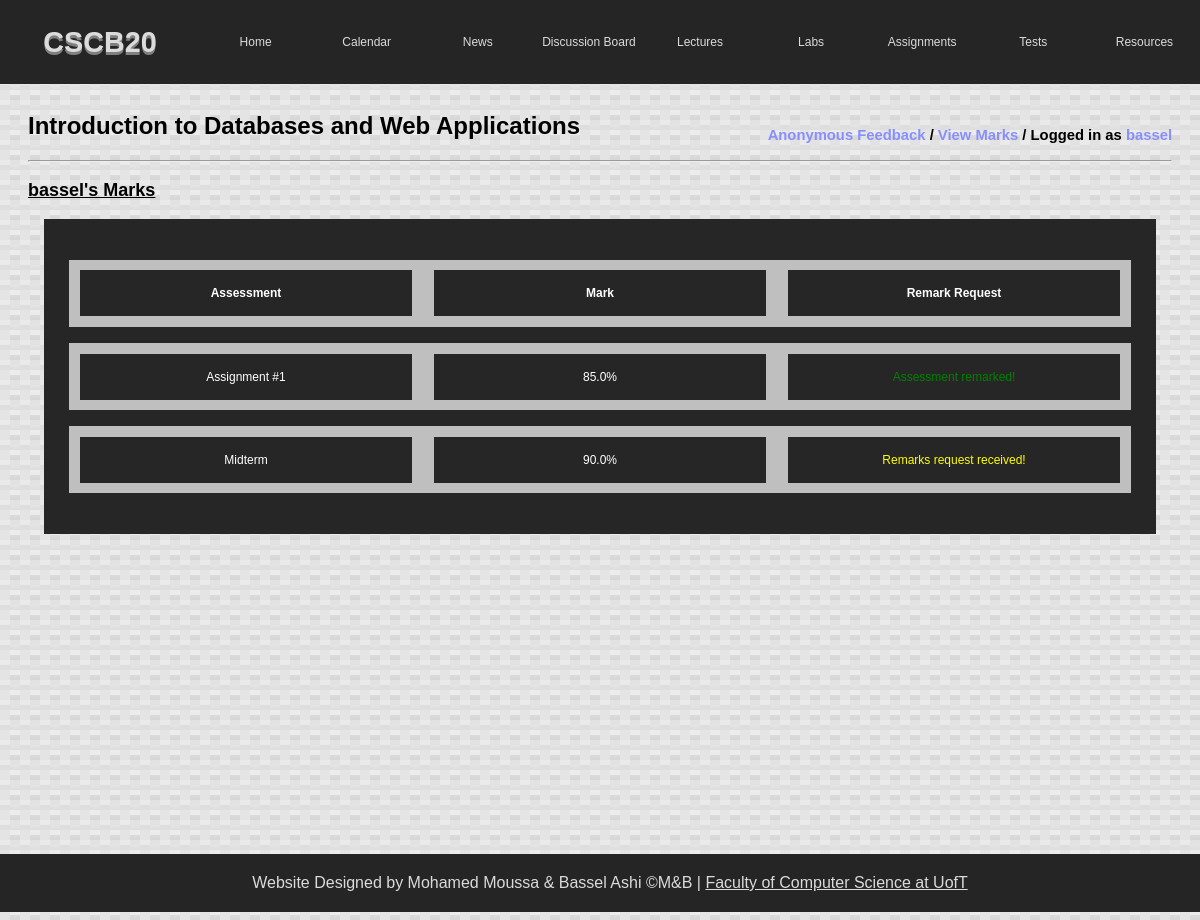
The app's page /mymarks (signed in), older data.
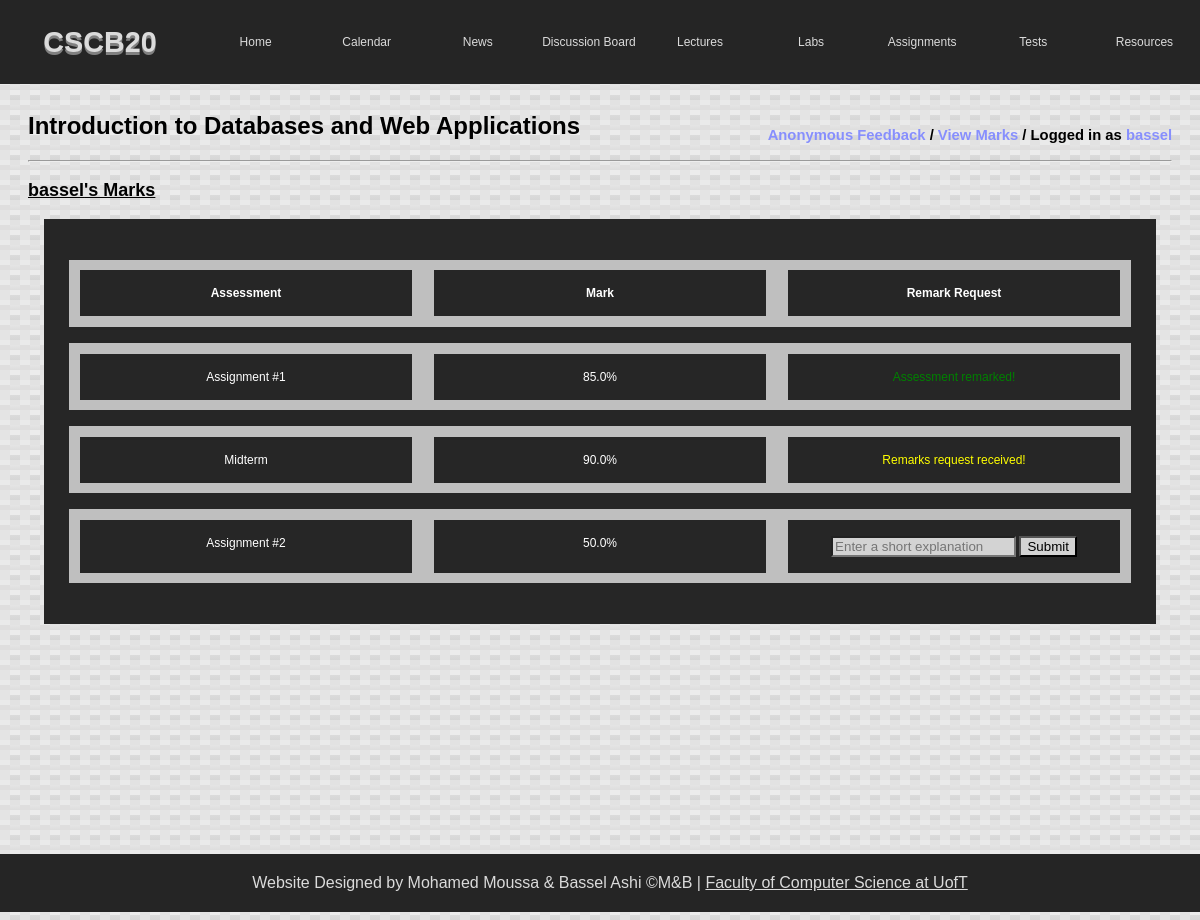
The same page, newer data.
### tables this page shows
CREATE TABLE "users" (
	"id"	INTEGER PRIMARY KEY AUTOINCREMENT,
	"username"	TEXT,
	"password"	TEXT,
	"role_id"	INTEGER,
	FOREIGN KEY("role_id") REFERENCES "roles"("id")
);

CREATE TABLE "marks" (
	"id"	INTEGER PRIMARY KEY AUTOINCREMENT,
	"user_id"	INTEGER,
	"assessment_id"	INTEGER,
	"percentage"	REAL,
	FOREIGN KEY("user_id") REFERENCES "users"("id"),
	FOREIGN KEY("assessment_id") REFERENCES "assessments"("id")
);

CREATE TABLE "assessments" (
	"id"	INTEGER PRIMARY KEY AUTOINCREMENT,
	"title"	TEXT
);

### app.py (the view)
@app.route('/mymarks')
def mymarks():
    username = session.get('user')
    if username is None:
        return redirect('login')
    roleid = getRank(username)
    if roleid != '2':
        return redirect('index')
    userId = getUserId(username)
    marks = getMarks(userId)
    return render_template('mymarks.html', username=username, roleid=getRank(username), marks=marks)

### app.py (called while the page is built)
def get_db():
    db = getattr(g, '_database', None)
    if db is None:
        db = g._database = sqlite3.connect(DATABASE)
    return db

def query_db(query, args=(), one=False):
    cur = get_db().execute(query, args)
    rv = cur.fetchall()
    cur.close()
    return (rv[0] if rv else None) if one else rv

def make_dicts(cursor, row):
    return dict((cursor.description[idx][0], value)
                for idx, value in enumerate(row))

@app.teardown_appcontext
def close_connection(exception):
    db = getattr(g, '_database', None)
    if db is not None:
        db.close()

def getRank(username):
    db = get_db()
    db.row_factory = make_dicts
    user = query_db(
        "SELECT role_id FROM users WHERE username = '" + username + "'", one=True)
    return str(user['role_id'])

def getUserId(username):
    db = get_db()
    db.row_factory = make_dicts
    user = query_db(
        "SELECT id FROM users WHERE username = '" + username + "'", one=True)
    return str(user['id'])

def getMarks(user_id):
    db = get_db()
    db.row_factory = make_dicts
    marks = query_db(
        "SELECT m.user_id, m.assessment_id, m.percentage, a.title, r.done FROM marks m LEFT JOIN assessments a on a.id = m.assessment_id LEFT JOIN remarks r on a.id = r.assessment_id WHERE m.user_id = " + user_id, one=False)
    if len(marks) == 0:
        return None
    return marks

### templates/mymarks.html (shortened to what this page needs)
<!DOCTYPE html>
<html>
    <head>
        <link rel="stylesheet" type="text/css" href="{{ url_for('static',filename='styles/main.css') }}">
        <link rel="stylesheet" type="text/css" href="{{ url_for('static',filename='styles/mymarks.css') }}">
    </head>
    <body>
        <div class="header">
            <div class="logo">
                <h1>CSCB20</h1>
            </div>
            <div class="nav">
                <a class="nav-item" href="index">Home</a>
                <a class="nav-item" href="calendar">Calendar</a>
                <a class="nav-item" href="news">News</a>
                <a class="nav-item" href="https://piazza.com/class/k5l8ww7kz8l6f0">Discussion Board</a>
                <a class="nav-item" href="lectures">Lectures</a>
                <a class="nav-item" href="labs">Labs</a>
                <a class="nav-item" href="assignments">Assignments</a>
                <a class="nav-item" href="tests">Tests</a>
                <a class="nav-item" href="resources">Resources</a>
            </div>
        </div>
        <div class="pageContent">
            <div class="courseHeader">
                <h2>
                    Introduction to Databases and Web Applications
                    <p class="user">
                        {% if roleid == '2' %}
                        <a href="feedback">Anonymous Feedback</a>
                        /
                        <a href="mymarks">View Marks</a>
                        {% else %}
                        <a href="studentfeedback">Student Feedback</a>
                        /
                        <a href="studentmarks">Student Marks</a>
                        {% endif %}
                        /
                        Logged in as
                        <a href="logout">{{ username }}</a>
                    </p>
                </h2>
                <hr>
            </div>
            <section id="marksDisplayed">
                <h3>
                    {{ username }}'s Marks
                </h3>
            </section>
            {% if marks == None %}
            <p>There are no current available marks yet!</p>
            {% else %}
            <section id="table">
                <div class="table">
                    <div class="wrap">
                        <div class="row">
                            <ul class="titles">
                                <li class="week"><strong>Assessment</strong></li>
                                <li class="lab"><strong>Mark</strong></li>
                                <li class="solutions"><strong>Remark Request</strong></li>
                            </ul>
                        </div>
                        <form action="{{ url_for('submitremark') }}" method="POST">
                            {% for mark in marks %}
                            <div class="row">
                                <ul>
                                    <li class="assessment">{{mark['title']}}</li>
                                    <li class="mark">{{mark['percentage']}}%</li>
                                    <li class="remark">
                                        {% if mark['done'] is none %}
                                        <input class="remarkText" name="reason{{mark['assessment_id']}}"
                                            placeholder="Enter a short explanation">
                                        <button class="remarkBtn" name="submit"
                                            value="{{mark['assessment_id']}}">Submit</button>
                                        {% elif mark['done'] == 0 %}
                                        <span style="color: yellow;">Remarks request received!</span>
                                        {% elif mark['done'] == 1 %}
                                        <span style="color: green;">Assessment remarked!</span>
                                        {% endif %}
                                    </li>
                                </ul>
                            </div>
                            {% endfor %}
                        </form>
                    </div>
                </div>
            </section>
            {% endif %}
        </div>
        <div class="footer">
            Website Designed by Mohamed Moussa & Bassel Ashi &copy;M&B |
            <a target="_blank" href="https://www.utsc.utoronto.ca/cms/computer-science-1">Faculty of Computer Science at
                UofT</a>
        </div>
    </body>

### static/styles/main.css (style rules this page uses)
body { background: linear-gradient(27deg, #eaeaea 5px, transparent 5px) 0 5px, linear-gradient(207deg, #eaeaea 5px, transparent 5px) 10px 0px, linear-gradient(27deg, #dfdede 5px, transparent 5px) 0px 10px, linear-gradient(207deg, #dfdede 5px, transparent 5px) 10px 5px, linear-gradient(90deg, #e4e4e4 10px, transparent 10px), linear-gradient(#e2e2e2 25%, #e5e5e5 25%, #dddddd 50%, transparent 50%, transparent 75%, #dbdbdb 75%, #d6d6d6); background-color: #ececec; background-size: 20px 20px; font-family: Verdana, Geneva, Tahoma, sans-serif; }
.logo { font-family: Arial, Helvetica, sans-serif; font-weight: bold; font-size: 1.2vw; flex: 1; text-align: center; text-shadow: 0 3px #808080; color: #dbdbdb; }
.header { position: fixed; display: flex; flex-wrap: wrap; align-items: center; overflow: hidden; top: 0; left: 0; width: 100%; justify-content: center; background-color: #252525; }
.nav { flex: 5; text-align: left; display: flex; flex-wrap: wrap; }
.nav a:link { text-decoration: none; }
.nav-item { flex: 1; flex-grow: 1; text-align: center; color: #dbdbdb; padding: 35px 0px 35px 0px; font-size: 1vw; }
.footer { background-color: #252525; color: #dbdbdb; padding: 20px; margin-left: -10px; text-align: center; left: 0; width: 100%; font-size: 2vh; position: absolute; bottom: 0; }
.footer a { color: #dbdbdb; }
p { font-size: 1.85vh; }
h2 { font-size: 3vh; }
h3 { text-decoration: underline; font-size: 2.25vh; }
li { margin: 1.32vh; font-size: 1.85vh; }
.courseHeader { display: inline; }
.user { float: right; vertical-align: middle; }

### static/styles/mymarks.css (style rules this page uses)
body { position: relative; min-height: calc(var(--vh, 1vh) * 100); overflow-x: hidden; padding: 0; }
.pageContent { margin-top: 7.0rem; padding-bottom: 5.0rem; padding-left: 20px; padding-right: 20px; }
.pageContent a:link { color: #878ffd; text-decoration: none; }
.table { background-color: #262626; box-sizing: border-box; margin: 16px; display: flex; padding: 25px; align-items: center; text-align: center; justify-content: center; }
.wrap { flex: 1; }
.wrap li { flex:1; display: inline; padding: 0; }
.row { background-color: #bfbfbf; padding: 0; transition: .4s; }
.row li { background-color: #262626; padding: 16px; color: #fff; font-family: Verdana, Geneva, Tahoma, sans-serif; font-size: 1vw; text-align: center; justify-content: center; align-items: center; }
.row ul { display: flex; padding: 0; }
.remarkBtn { transition-duration: 0.3s; background-color: lightgray; outline: none; }
.remarkText { outline:none; background-color: lightgray; }

Row changes from the older to the newer data that the page shows:
added marks: title "Assignment #2", percentage "50.0", {{ mark['assessment_id'] }} 3 (drawn)
